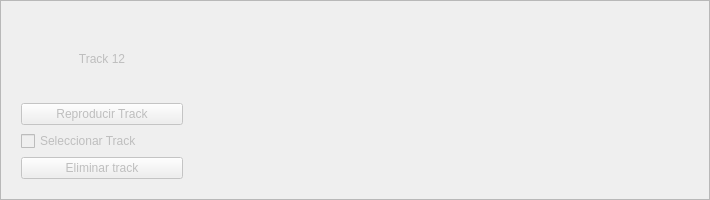
       <widget class="QFrame" name="trackui12">
        <property name="enabled">
         <bool>false</bool>
        </property>
        <property name="minimumSize">
         <size>
          <width>0</width>
          <height>200</height>
         </size>
        </property>
        <property name="frameShape">
         <enum>QFrame::StyledPanel</enum>
        </property>
        <property name="frameShadow">
         <enum>QFrame::Raised</enum>
        </property>
        <layout class="QHBoxLayout" name="horizontalLayout_12">
         <item>
          <widget class="QWidget" name="trackpanel12" native="true">
           <property name="minimumSize">
            <size>
             <width>180</width>
             <height>0</height>
            </size>
           </property>
           <property name="maximumSize">
            <size>
             <width>16777215</width>
             <height>16777215</height>
            </size>
           </property>
           <layout class="QGridLayout" name="gridLayout_14">
            <item row="2" column="0">
             <widget class="QCheckBox" name="track12_checkbox">
              <property name="text">
               <string>Seleccionar Track</string>
              </property>
             </widget>
            </item>
            <item row="0" column="0">
             <widget class="QLabel" name="label_16">
              <property name="text">
               <string>Track 12</string>
              </property>
              <property name="alignment">
               <set>Qt::AlignCenter</set>
              </property>
             </widget>
            </item>
            <item row="1" column="0">
             <widget class="QPushButton" name="Reproducir_track12">
              <property name="text">
               <string>Reproducir Track</string>
              </property>
             </widget>
            </item>
            <item row="3" column="0">
             <widget class="QPushButton" name="Eliminar_track12">
              <property name="text">
               <string>Eliminar track</string>
              </property>
             </widget>
            </item>
           </layout>
          </widget>
         </item>
         <item>
          <widget class="MplWidget" name="tracktimeline12" native="true">
           <property name="minimumSize">
            <size>
             <width>500</width>
             <height>0</height>
            </size>
           </property>
          </widget>
         </item>
        </layout>
       </widget>
